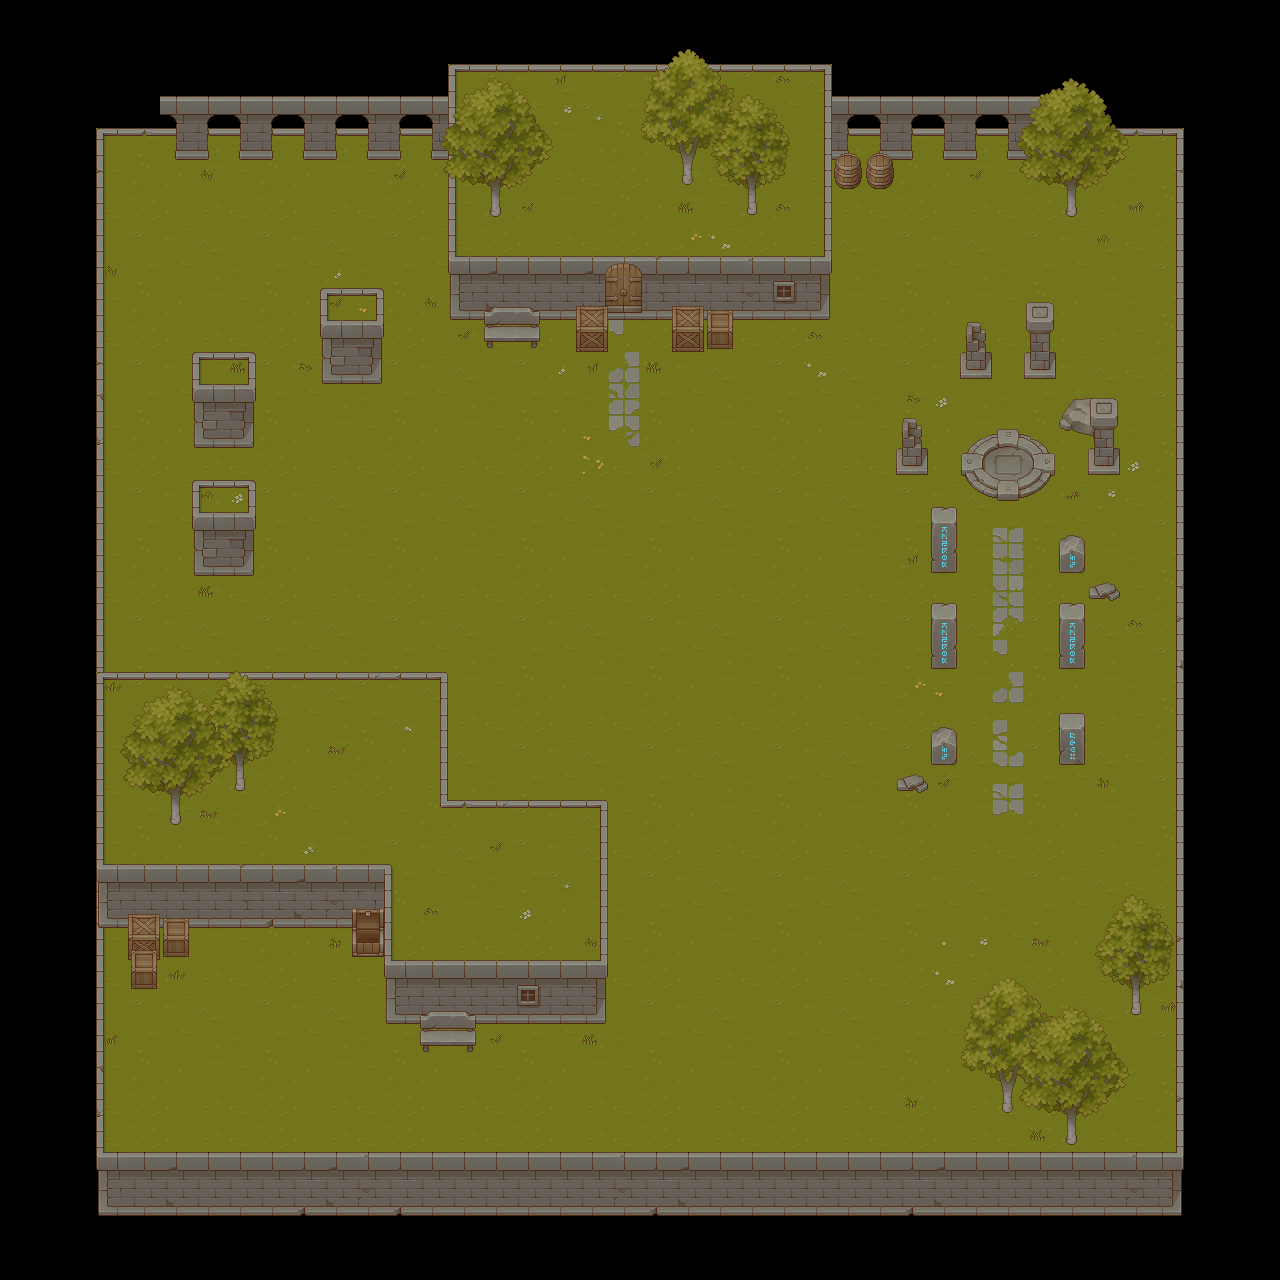

Below is a game level as drawn by its tile map, then a one-line description and the .tmx that defines it (tile-layer data replaced by summaries):
An orthogonal 40x40 tile map with 32x32 px tiles, 6 tile layers (Grama, parede01, segundo andar, objetos, ...), 9 tilesets and 46 objects.

<map version="1.10" tiledversion="1.11.0" orientation="orthogonal" renderorder="right-down" width="40" height="40" tilewidth="32" tileheight="32" infinite="0" nextlayerid="12" nextobjectid="120">
 <tileset firstgid="1" name="TX Plant" tilewidth="32" tileheight="32" tilecount="256" columns="16">
  <image source="../graphics/TX Plant.png" width="512" height="512" />
 </tileset>
 <tileset firstgid="257" name="TX Props" tilewidth="32" tileheight="32" tilecount="256" columns="16">
  <image source="../graphics/TX Props.png" width="512" height="512" />
 </tileset>
 <tileset firstgid="513" name="TX Shadow Plant" tilewidth="32" tileheight="32" tilecount="256" columns="16">
  <image source="../graphics/TX Shadow Plant.png" width="512" height="512" />
 </tileset>
 <tileset firstgid="769" name="TX Shadow" tilewidth="32" tileheight="32" tilecount="256" columns="16">
  <image source="../graphics/TX Shadow.png" width="512" height="512" />
 </tileset>
 <tileset firstgid="1025" name="TX Struct" tilewidth="32" tileheight="32" tilecount="256" columns="16">
  <image source="../graphics/TX Struct.png" width="512" height="512" />
 </tileset>
 <tileset firstgid="1281" name="TX Tileset Grass" tilewidth="32" tileheight="32" tilecount="64" columns="8">
  <image source="../graphics/TX Tileset Grass.png" width="256" height="256" />
 </tileset>
 <tileset firstgid="1345" name="TX Tileset Stone Ground" tilewidth="32" tileheight="32" tilecount="64" columns="8">
  <image source="../graphics/TX Tileset Stone Ground.png" width="256" height="256" />
 </tileset>
 <tileset firstgid="1409" name="TX Tileset Wall" tilewidth="32" tileheight="32" tilecount="256" columns="16">
  <image source="../graphics/TX Tileset Wall.png" width="512" height="512" />
 </tileset>
 <tileset firstgid="1665" name="magomenor" tilewidth="32" tileheight="32" tilecount="0" columns="2">
  <image source="../../magomenor.png" width="90" height="100" />
 </tileset>
 <layer id="1" name="Grama" width="40" height="40">
  <data>[1600 cells, 1087 non-empty, 34 distinct tile ids]</data>
 </layer>
 <layer id="2" name="parede01" width="40" height="40">
  <data>[1600 cells, 321 non-empty, 50 distinct tile ids]</data>
 </layer>
 <layer id="3" name="segundo andar" width="40" height="40">
  <data>[1600 cells, 160 non-empty, 40 distinct tile ids]</data>
 </layer>
 <layer id="5" name="objetos" width="40" height="40">
  <data>[1600 cells, 173 non-empty, 98 distinct tile ids]</data>
 </layer>
 <layer id="6" name="objetos 2" width="40" height="40">
  <data>[1600 cells, 79 non-empty, 53 distinct tile ids]</data>
 </layer>
 <layer id="7" name="detalhes" width="40" height="40">
  <data>[1600 cells, 43 non-empty, 13 distinct tile ids]</data>
 </layer>
 <objectgroup id="11" name="collision">
  <object id="17" x="447.333" y="64" width="385.333" height="258" />
  <object id="24" x="480.667" y="322.667" width="62.6667" height="28.6667" />
  <object id="29" x="575.333" y="320.667" width="34" height="32.6667" />
  <object id="30" x="671" y="319.667" width="34" height="32.6667" />
  <object id="33" x="708" y="322.667" width="26" height="28" />
  <object id="35" x="128.667" y="928" width="30" height="62.6667" />
  <object id="37" x="158.667" y="930" width="33.3333" height="29.3333" />
  <object id="38" x="350.667" y="929.333" width="34.6667" height="29.3333" />
  <object id="39" x="417.333" y="1019.33" width="61.3333" height="37.3333" />
  <object id="41" x="830.667" y="154" width="65.3333" height="39.3333" />
  <object id="42" x="380.667" y="798.667" width="230" height="227.333" />
  <object id="45" x="95.3333" y="672" width="354.667" height="258" />
  <object id="48" x="172.667" y="128.667" width="38" height="31.3333" />
  <object id="49" x="239.333" y="131.333" width="32.6667" height="28" />
  <object id="52" x="303.333" y="132" width="34" height="26.6667" />
  <object id="54" x="366.667" y="133.333" width="34.6667" height="28" />
  <object id="55" x="430" y="133.333" width="19.3333" height="28" />
  <object id="57" x="892" y="132.667" width="21.3333" height="26.6667" />
  <object id="59" x="942" y="129.333" width="35.3333" height="31.3333" />
  <object id="60" x="1008" y="127.333" width="17.3333" height="33.3333" />
  <object id="67" x="189.333" y="348.667" width="68.6667" height="99.3333" />
  <object id="72" x="320" y="286" width="64.6667" height="100" />
  <object id="74" x="192" y="480" width="64" height="96.6667" />
  <object id="76" x="960.667" y="321.333" width="33.3333" height="59.3333" />
  <object id="78" x="1022.67" y="299.333" width="34.6667" height="80" />
  <object id="80" x="894.667" y="416" width="33.3333" height="59.3333" />
  <object id="85" x="1058" y="397.333" width="62" height="41.3333" />
  <object id="87" x="1087.33" y="439.333" width="32" height="40" />
  <object id="91" x="1059.33" y="534" width="25.3333" height="40.6667" />
  <object id="92" x="930.667" y="602" width="26.6667" height="68" />
  <object id="94" x="1058.67" y="602" width="27.3333" height="68.6667" />
  <object id="96" x="930" y="728" width="27.3333" height="38" />
  <object id="97" x="1059.33" y="712.667" width="26.6667" height="53.3333" />
  <object id="102" x="1086.67" y="580.667" width="34" height="23.3333" />
  <object id="103" x="894" y="770.667" width="35.3333" height="28" />
  <object id="104" x="961.333" y="427.333" width="94.6667" height="75.3333">
   <ellipse />
  </object>
  <object id="105" x="50" y="90.6667" width="56" height="599.333" />
  <object id="106" x="94.6667" y="87.3333" width="356.667" height="49.3333" />
  <object id="107" x="82" y="910" width="22.6667" height="251.333" />
  <object id="112" x="86.6667" y="1150.67" width="1097.33" height="40" />
  <object id="113" x="842" y="121" width="343" height="16.5" />
  <object id="114" x="1176" y="135.5" width="15.5" height="1017.5" />
  <object id="115" x="996" y="1065.33" width="22.6667" height="51.3333" />
  <object id="116" x="1061.33" y="1097.33" width="20.6667" height="50.6667" />
  <object id="117" x="1126" y="974" width="21.3333" height="44.6667" />
  <object id="119" x="1064" y="176" width="15.3333" height="44.6667" />
 </objectgroup>
</map>
